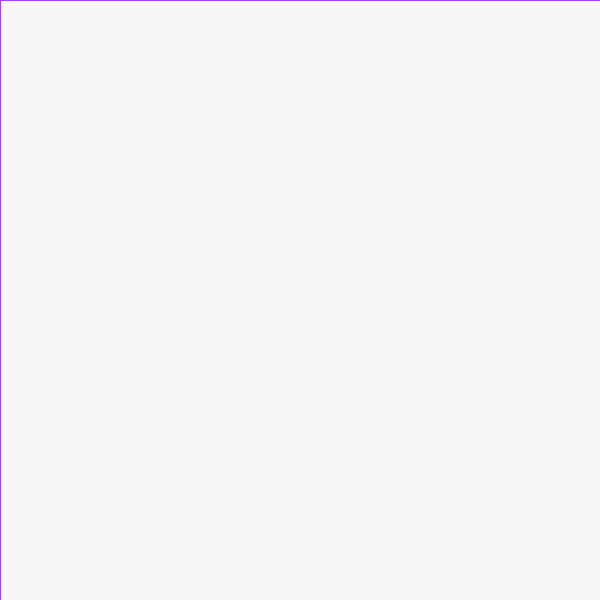
Frame 1 (no input)
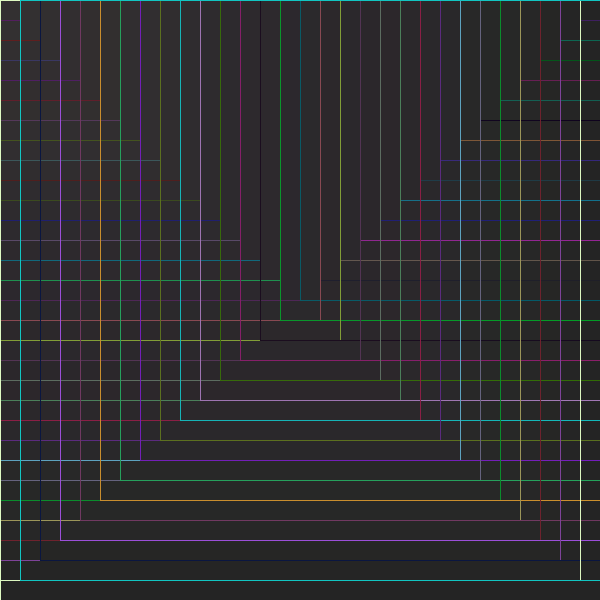
Frame 60 (the mouse pressed at the canvas centre just before this capture)
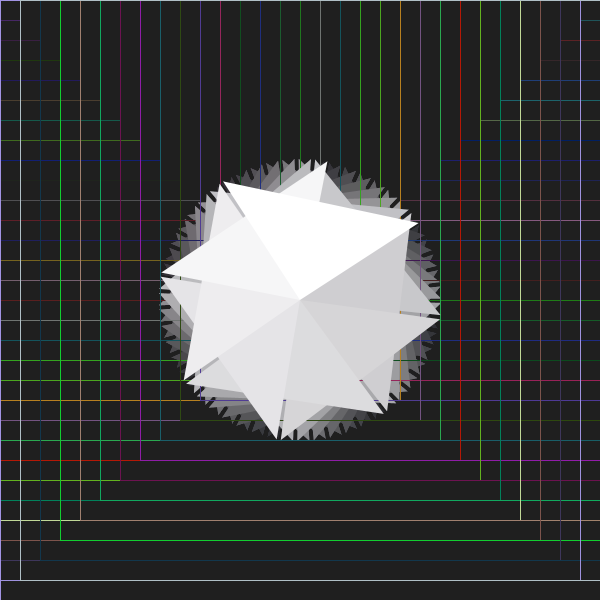
Frame 120 (the mouse held since frame 60 and released just before this capture)

The Processing sketch that drew these frames (run headless with seeded random() and noise(); from frame 60 on, the mouse is pressed at the canvas centre):

// Processing sketch: processing_74786
// ── processing_74786.pde

int x = 0;
int y = 0;
int squarex = 0;
int squarey = 0;
float r = 255;
float b = 255;
float g = 255;
float a=0;

void setup() {
  size(600, 600);
  background(255);
}

void drawTriangle() {

  translate(width/2, height/2);
  scale(map(mouseY,0, height,0,4));
  if (mousePressed==true) {

    rotate(a+=0.3);
  }
  
  smooth();
  fill(r, b, g);
  noStroke();
  rotate(a+=0.1);
  triangle(0, 0, 50, 50, -50, 50);
}

void circleback() {

  if (x < width) {
    if (y < height) {

      fill (0, 0, 0, 4);
      rect (0, 0, 600, 600);


      smooth();
      stroke(random(255), random(255), random (255));
      fill (random (255), random (255), random (255), 1);
      rect (0, 0, x, y); 

      x = (x+20);
      y = (y+20);
    }
  } 

  if (x == width || y == height) {
    y = 0;
    x = 0;
  }

  /*strokeWeight(10);
   stroke(random(255), random(255), random(255));
   noFill();
   ellipse (width/2, height/2, 200, 200);
   */
}

void square2() {

  if (squarex > -600) {
    if (squarey < height) {

      fill (0, 0, 0, 4);
      rect (0, 0, 600, 600);

      smooth();
      stroke(random(255), random(255), random (255));
      noFill();
      rect (600, 0, -squarex, squarey); 

      squarex = (squarex+20);
      squarey = (squarey+20);
    }
  } 

  if (squarex == width || squarey == height) {
    squarey = 0;
    squarex = 0;
  }

  if (squarex == width || squarey == height) {
    squarey = 0;
    squarex = 0;
  }
}
void draw() { 

  //background(255);
  circleback();
  square2();
  drawTriangle();
}

void keyPressed() {

  if (key == '1') {
    r = 255;
    b = random(100);
    g = random(100);
  }
  if (key == '2') {

    r = random(100);
    b = 255;
    g = random(100);
  }

  if (key == '3') {

    r = random(100);
    b = random(100);
    g = 255;
  }

  if (key == ' ') {

    background(255);
  }
}
